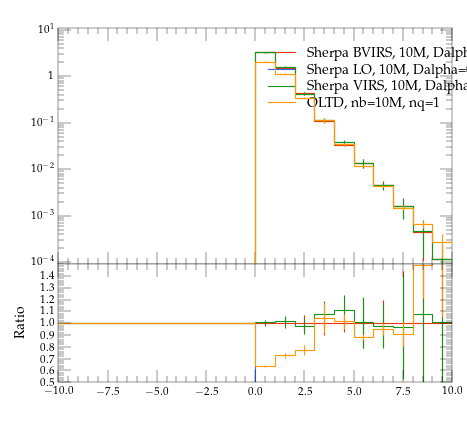

Write Python code to recreate this figure.
#! /usr/bin/env python

# This Python script was auto-generated using YODA v2.0.0.
# Analysis object: /evtb/cutEg_tjg_deta
# Timestamp: 15-04-2024 (14:31:35)

import matplotlib as mpl
import matplotlib.pyplot as plt
mpl.use('Agg') # comment out for interactive use
import os
import numpy as np

plotDir = os.path.split(os.path.realpath(__file__))[0]
if 'YODA_USER_PLOT_PATH' in globals():
    plot_outdir = globals()['YODA_USER_PLOT_PATH']
else:
    plot_outdir = plotDir

#plot style
plt.style.use(os.path.join(plotDir, '../default.mplstyle'))
# plot metadata
figW, figH = plt.rcParams['figure.figsize']
ax_xLabel = r''
ax_yLabel = r''
ax_title  = r''
ax_xScale = 'linear'
ax_yScale = 'log'
xLims = (-10.0, 10.0)
yLims = (9e-05, 11.0)

# TeX-friendly labels for the legend
labels = [ r"Sherpa BVIRS, 10M, Dalpha=0.01", r"Sherpa LO, 10M, Dalpha=0.01", r"Sherpa VIRS, 10M, Dalpha=0.01", r"OLTD, nb=10M, nq=1" ]

# Create figure and axis objects
fig, (ax, ratio0_ax) = plt.subplots(2, 1, sharex=True,
                  figsize=(figW,figH), gridspec_kw={'height_ratios': (2, 1)})
ratio0_ax.yaxis.set_major_locator(mpl.ticker.MultipleLocator(0.1))
ratio0_ax.set_ylim(0.5, 1.4999)
ratio0_ax.set_ylabel('Ratio')

# LineColor map: curve index -> color
linecolors = {0: '#EE3311', 1: '#3366FF', 2: '#109618', 3: '#FF9900'}
# the numerical data is stored in a separate file
dataf = dict()
prefix = os.path.split(__file__)[0]
if prefix:    prefix = prefix + '/'
exec(open(prefix+'cutEg_tjg_deta__data.py').read(), dataf)


legend_handles = [] # keep track of handles for the legend

# style options for curves
# starts at zorder>=5 to draw curve on top of legend
styles = {
  'curve0': {
    'color' : linecolors[0],
    'linestyle' : '-',
    'marker' : 'o',
    'zorder' : 5,
    'histstyle' : True,
  },
  'curve1': {
    'color' : linecolors[1],
    'linestyle' : '-',
    'marker' : 'o',
    'zorder' : 6,
    'histstyle' : True,
  },
  'curve2': {
    'color' : linecolors[2],
    'linestyle' : '-',
    'marker' : 'o',
    'zorder' : 7,
    'histstyle' : True,
  },
  'curve3': {
    'color' : linecolors[3],
    'linestyle' : '-',
    'marker' : 'o',
    'zorder' : 8,
    'histstyle' : True,
  },
}
# curve from input yoda files in main panel
for label in dataf['yvals'].keys():
    if all(np.isnan(v) for v in dataf['yvals'][label]):
        continue
    tmp = None
    if styles[label]['histstyle']: # draw as histogram
        tmp, = ax.plot(dataf['xedges'], dataf['yedges'][label],
                       color=styles[label]['color'],
                       linestyle=styles[label]['linestyle'],
                       drawstyle='steps-pre', solid_joinstyle='miter',
                       zorder=styles[label]['zorder'], label=label)
        ax.errorbar(dataf['xpoints'], dataf['yvals'][label], color=styles[label]['color'],
                    xerr=dataf['xerrs'], yerr=[dataf['ydowns'][label], dataf['yups'][label]],
                    linestyle='none', zorder=styles[label]['zorder'])
    else: # draw as scatter
        tmp = ax.errorbar(dataf['xpoints'], dataf['yvals'][label],
                          xerr=dataf['xerrs'],
                          yerr=[ dataf['ydowns'][label],
                          dataf['yups'][label] ],
                          fmt=styles[label]['marker'],
                          ecolor=styles[label]['color'],
                          color=styles[label]['color'], zorder=2)
        tmp[-1][0].set_linestyle(styles[label]['linestyle'])
    legend_handles += [tmp]
    for varLabel in dataf['variation_yvals'].keys():
        if varLabel.startswith(label):
            tmp, = ax.plot(dataf['xedges'], dataf['variation_yvals'][varLabel],
                           color=styles[label]['color'],
                           linestyle=styles[label]['linestyle'],
                           drawstyle='steps-pre', solid_joinstyle='miter',
                           zorder=styles[label]['zorder'], alpha=0.5)


# plots on ratio panel
# curve from input yoda files in ratio panel
for label, yvals in dataf['ratio0_yvals'].items():
    if all(np.isnan(v) for v in yvals):
        continue
    if styles[label]['histstyle']: # plot as histogram
        ratio0_ax.plot(dataf['xedges'], yvals,
                       color=styles[label]['color'],
                       linestyle=styles[label]['linestyle'],
                       drawstyle='steps-pre', zorder=1,
                       solid_joinstyle='miter')
        ratio0_ax.vlines(dataf['xpoints'],
                         dataf['ratio0_ymin'][label],
                         dataf['ratio0_ymax'][label],
                         color=styles[label]['color'], zorder=1)
    else: # plot as scatter
        tmp = ratio0_ax.errorbar(dataf['xpoints'],
                                 yvals, xerr=dataf['xerrs'],
                                 yerr=dataf['ratio0_yerrs'][label],
                                 fmt=styles[label]['marker'],
                                 ecolor=styles[label]['color'],
                                 color=styles[label]['color'])
        tmp[-1][0].set_linestyle(styles[label]['linestyle'])

    for varlabel in dataf['ratio0_variation_vals'].keys():
        if varlabel.startswith(label):
            ratio0_ax.plot(dataf['xedges'],
                            dataf['ratio0_variation_vals'][varlabel],
                            color=styles[label]['color'],
                            linestyle=styles[label]['linestyle'],
                            drawstyle='steps-pre', solid_joinstyle='miter',
                            zorder=1, alpha=0.5)

legend_pos = (0.5, 0.97)
ax.legend(legend_handles, labels, loc='upper left', bbox_to_anchor=legend_pos)

# set plot metadata as defined above
ratio0_ax.set_xlabel(ax_xLabel)
ratio0_ax.xaxis.set_label_coords(1., -.15)
ax.set_ylabel(ax_yLabel, loc='top')
ax.set_title(ax_title, loc='left')
ax.set_xscale(ax_xScale)
ax.set_yscale(ax_yScale)
ax.set_xlim(xLims)
ax.set_ylim(yLims)

# tick formatting
plt.rcParams['xtick.top'] = True
plt.rcParams['ytick.right'] = True
ax.yaxis.set_major_locator(mpl.ticker.LogLocator(base=10.0, numticks=np.inf))
ax.yaxis.set_minor_locator(mpl.ticker.LogLocator(
                           base=10.0, subs=np.arange(0.1, 1, 0.1), numticks=np.inf))
fig.align_ylabels((ax, ratio0_ax))
plt.savefig(os.path.join(plot_outdir, 'cutEg_tjg_deta.pdf'), format='PDF')
plt.savefig(os.path.join(plot_outdir, 'cutEg_tjg_deta.png'), format='PNG')

plt.close(fig)
